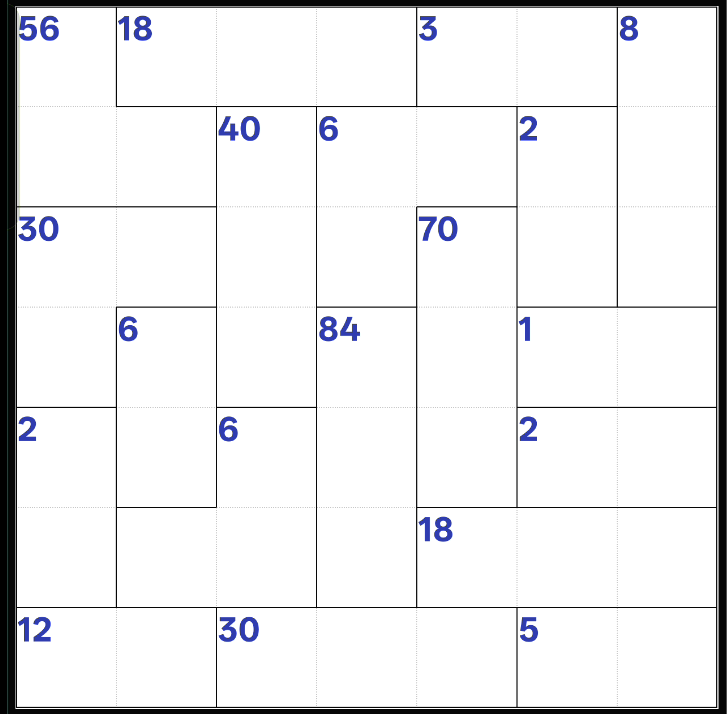
#> input picture ocr-python/tests/fixtures/Blog39.png, 727 x 714 px
$ python ocr_mathdoku.py ../tests/fixtures/Blog39.png
#> lines starting #> are read from the running program, lines starting #| are printed output that depends on the picture; after the words box and inside, x2 and y2 are one past the last pixel; in counts of white or black regions, pixels touching at a corner belong together
#> in ocr_mathdoku, img is the input picture: shape (714, 727, 3); mean B, G, R 237.5, 236.2, 235.9
"""
OCR tool for Mathdoku puzzles: screenshot -> YAML spec.

Usage:
    python ocr_mathdoku.py Blog09.png          -> Blog09.yaml
    python ocr_mathdoku.py Blog09.png --debug  -> save debug images

Requirements:
    pip install opencv-python numpy pytesseract pyyaml
    Tesseract-OCR engine:
      Windows: https://github.com/UB-Mannheim/tesseract/wiki
      macOS:   brew install tesseract
      Linux:   apt install tesseract-ocr
"""
from __future__ import annotations

import argparse
import os
import re
import shutil
import sys
from pathlib import Path

import cv2
import numpy as np
import yaml

try:
    import pytesseract
except ImportError:
    pytesseract = None

# Auto-detect Tesseract on Windows when not in PATH
if pytesseract is not None and sys.platform == "win32" and not shutil.which("tesseract"):
    _WIN_PATHS = [
        os.path.join(os.environ.get("ProgramFiles", r"C:\Program Files"),
                     "Tesseract-OCR", "tesseract.exe"),
        os.path.join(os.environ.get("ProgramFiles(x86)", r"C:\Program Files (x86)"),
                     "Tesseract-OCR", "tesseract.exe"),
        os.path.join(os.environ.get("LOCALAPPDATA", ""), "Tesseract-OCR", "tesseract.exe"),
    ]
    for _p in _WIN_PATHS:
        if os.path.isfile(_p):
            pytesseract.pytesseract.tesseract_cmd = _p
            break

_DEBUG = False


# ── YAML formatting ────────────────────────────────────────────────────────

class _FlowList(list):
    """List that serializes in YAML flow style: [A1, B1, C1]."""


def _flow_representer(dumper: yaml.Dumper, data: _FlowList):
    return dumper.represent_sequence("tag:yaml.org,2002:seq", data, flow_style=True)


yaml.add_representer(_FlowList, _flow_representer)


# ── helpers ─────────────────────────────────────────────────────────────────

def _cell_a1(r: int, c: int) -> str:
    return f"{chr(ord('A') + c)}{r + 1}"


def _dbg(msg: str) -> None:
    if _DEBUG:
        print(f"  [debug] {msg}")


def _dbg_save(name: str, img: np.ndarray) -> None:
    if _DEBUG:
        cv2.imwrite(name, img)


# ── grid detection ──────────────────────────────────────────────────────────

def _find_grid_bbox(gray: np.ndarray) -> tuple[int, int, int, int]:
    """Detect the puzzle grid bounding rectangle. Returns (x, y, w, h)."""
    h, w = gray.shape

    def _find_via_lines() -> tuple[int, int, int, int] | None:
        _, binary = cv2.threshold(gray, 0, 255, cv2.THRESH_BINARY_INV + cv2.THRESH_OTSU)
        min_len = min(h, w) // 3
        h_lines = cv2.morphologyEx(
            binary, cv2.MORPH_OPEN,
            cv2.getStructuringElement(cv2.MORPH_RECT, (min_len, 1)),
        )
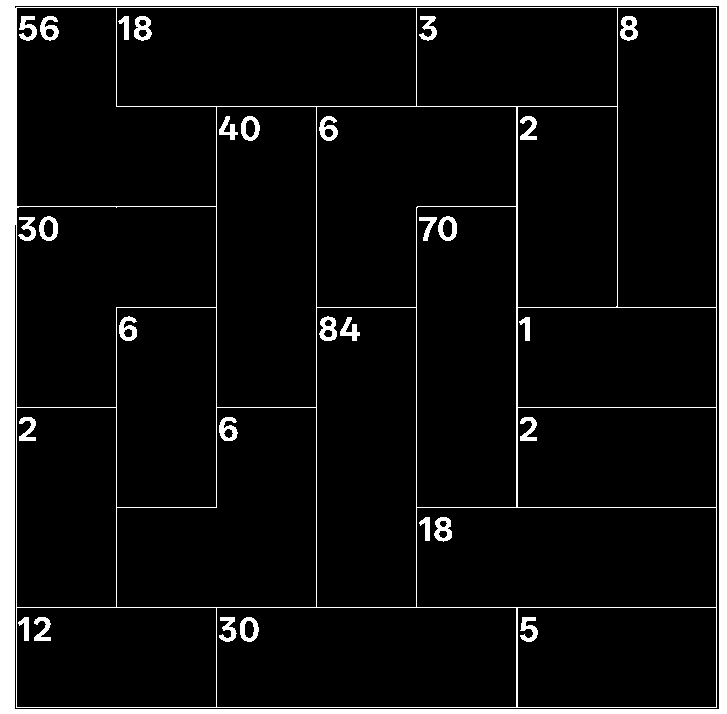
#> binary: shape (714, 727); 7.6% white; 29 white regions, largest, box (x1, y1, x2, y2) and area: (0, 0, 727, 714) 33069, (620, 16, 638, 41) 278, (134, 16, 152, 41) 276
        v_lines = cv2.morphologyEx(
            binary, cv2.MORPH_OPEN,
            cv2.getStructuringElement(cv2.MORPH_RECT, (1, min_len)),
        )
        combined = cv2.dilate(
            cv2.add(h_lines, v_lines), np.ones((5, 5), np.uint8), iterations=2,
        )
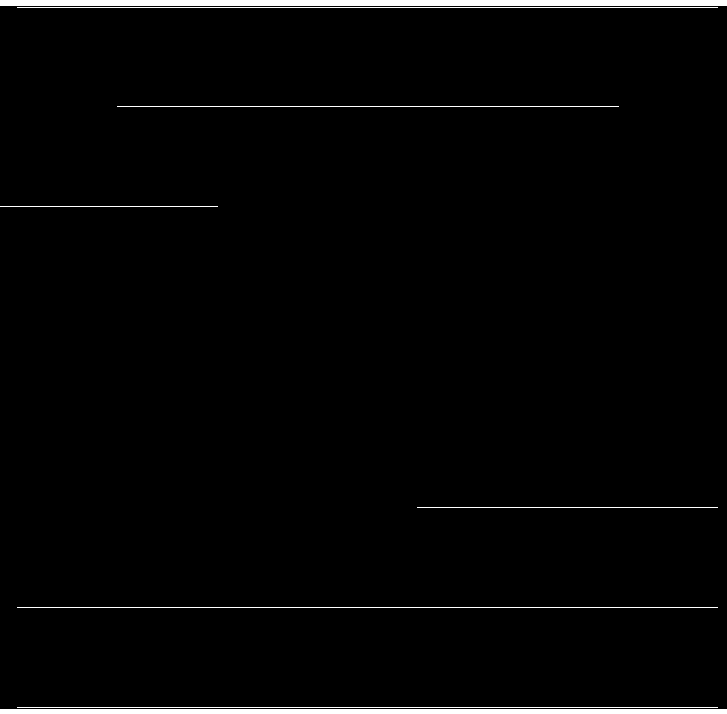
#> h_lines: shape (714, 727); 2.1% white; 8 white regions, largest, box (x1, y1, x2, y2) and area: (0, 0, 727, 6) 4362, (0, 709, 727, 714) 3635, (17, 7, 718, 8) 701
        contours, _ = cv2.findContours(combined, cv2.RETR_EXTERNAL, cv2.CHAIN_APPROX_SIMPLE)
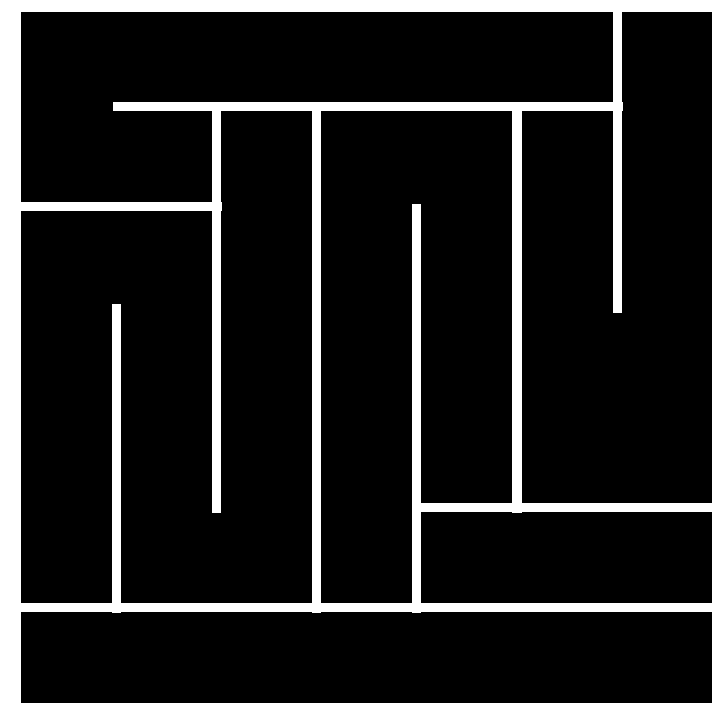
#> combined: shape (714, 727); 15% white; 1 white region, box (x1, y1, x2, y2) and area: (0, 0, 727, 714) 77666
        best, best_area = None, 0
        for cnt in contours:
            area = cv2.contourArea(cnt)
            if area < h * w * 0.05:
                continue
            bx, by, bw, bh = cv2.boundingRect(cnt)
            aspect = min(bw, bh) / max(bw, bh)
            if aspect < 0.70 or area <= best_area:
                continue
            best_area = area
            best = (bx, by, bw, bh)
        return best

    # [18 lines left out: function _find_via_white_region, not called in this run]

    result = _find_via_lines()
#> (the rest of the program and of its run is left out)
